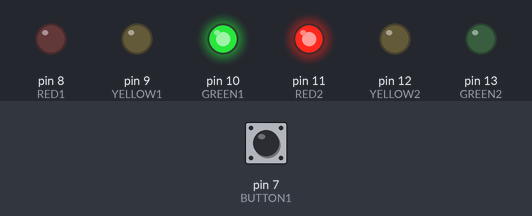
Bench run of a sketch on a simulated Arduino Uno, built with avr-gcc and run on an emulated ATmega328P. Parts: output pins drawn as LEDs (lit = HIGH). The inputs (shaded band) are chosen by the test bench; at power-on: pin 7 (BUTTON1) HIGH.

Above: at 4.8 s.
4.9 s: pin 7 (BUTTON1) pulled LOW for 0.15 s
At 5.3 s:
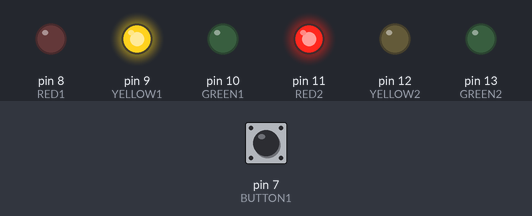
8.0 s: pin 7 (BUTTON1) pulled LOW for 1 s
At 9.5 s:
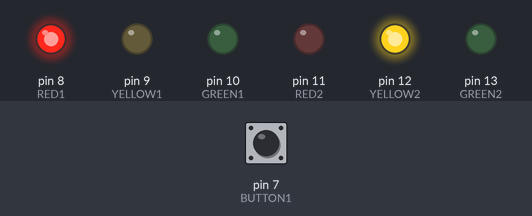
12.0 s: pin 7 (BUTTON1) pulled LOW for 3.2 s
At 13.8 s:
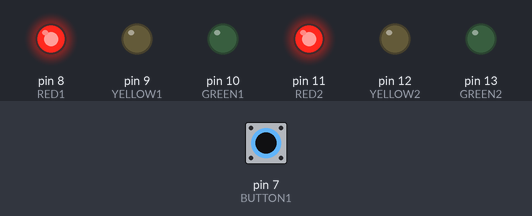
Timing chart, 0 to 26.4 s (numbered marks = the images above; inputs shaded):
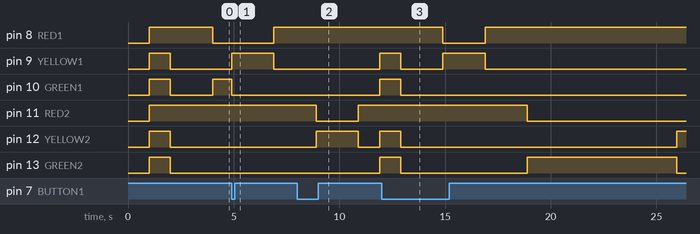

Measured:
- after the input at 4.9 s, pin 8 (RED1): LOW → HIGH after 2.0 s; pin 9 (YELLOW1): LOW → HIGH at once, → LOW 2.0 s later; pin 10 (GREEN1): HIGH → LOW at once
- after the input at 8.0 s, pin 9 (YELLOW1), pin 10 (GREEN1): LOW → HIGH after 3.9 s; pin 12 (YELLOW2): LOW → HIGH after 0.90 s, → LOW 2.0 s later, → HIGH 1.0 s later; pin 13 (GREEN2): LOW → HIGH after 3.9 s instead of 0.90 s
- after the input at 12.0 s, pin 10 (GREEN1): goes on until 12.9 s, then stays LOW; pin 11 (RED2): HIGH → LOW after 6.9 s instead of 14.0 s

The sketch:

trafficlight.ino
```cpp
#define RED1 8
#define YELLOW1 9
#define GREEN1 10
#define BUTTON1 7

#define RED2 11
#define YELLOW2 12
#define GREEN2 13
#define BUTTON2 6

void setup() {
    // Set pins to output
    pinMode(RED1, OUTPUT);
    pinMode(YELLOW1, OUTPUT);
    pinMode(GREEN1, OUTPUT);
    pinMode(RED2, OUTPUT);
    pinMode(YELLOW2, OUTPUT);
    pinMode(GREEN2, OUTPUT);

    // Set pins to input
    pinMode(BUTTON1, INPUT);
    pinMode(BUTTON2, INPUT);

    return;
}

void button (int side) {
    for (int i = 0; i < 7000; i++) {
        if (side = 1) {
            if (!digitalRead(BUTTON1)) {
                return;
            }
        } else if (side = 2) {
            if (!digitalRead(BUTTON2)) {
                return;
            }
        }
        delay(1);
    }
}

void loop () {
    // Start up sequence
    delay(1000);

    digitalWrite(RED1, HIGH);
    digitalWrite(RED2, HIGH);
    digitalWrite(YELLOW1, HIGH);
    digitalWrite(YELLOW2, HIGH);
    digitalWrite(GREEN1, HIGH);
    digitalWrite(GREEN2, HIGH);

    delay(1000);

    // Round 1

    digitalWrite(RED1, HIGH);
    digitalWrite(RED2, HIGH);
    digitalWrite(YELLOW1, LOW);
    digitalWrite(YELLOW2, LOW);
    digitalWrite(GREEN1, LOW);
    digitalWrite(GREEN2, LOW);

    delay(2000);

    digitalWrite(RED1, LOW);
    digitalWrite(GREEN1, HIGH);
    digitalWrite(RED2, HIGH);
    digitalWrite(YELLOW1, LOW);
    digitalWrite(YELLOW2, LOW);
    digitalWrite(GREEN2, LOW);

    button(1);

    digitalWrite(GREEN1, LOW);
    digitalWrite(YELLOW1, HIGH);
    digitalWrite(RED1, LOW);
    digitalWrite(RED2, HIGH);
    digitalWrite(YELLOW2, LOW);
    digitalWrite(GREEN2, LOW);

    delay(2000);

    // Round 2

    digitalWrite(YELLOW1, LOW);
    digitalWrite(RED1, HIGH);
    digitalWrite(RED2, HIGH);
    digitalWrite(YELLOW2, LOW);
    digitalWrite(GREEN1, LOW);
    digitalWrite(GREEN2, LOW);

    delay(2000);

    digitalWrite(RED2, LOW);
    digitalWrite(GREEN2, HIGH);
    digitalWrite(RED1, HIGH);
    digitalWrite(YELLOW1, LOW);
    digitalWrite(YELLOW2, LOW);
    digitalWrite(GREEN1, LOW);

    button(2);

    digitalWrite(GREEN2, LOW);
    digitalWrite(YELLOW2, HIGH);
    digitalWrite(RED1, HIGH);
    digitalWrite(RED2, LOW);
    digitalWrite(YELLOW1, LOW);
    digitalWrite(GREEN1, LOW);

    delay(2000);

    digitalWrite(YELLOW2, LOW);
    digitalWrite(RED2, HIGH);
    digitalWrite(RED1, HIGH);
    digitalWrite(YELLOW1, LOW);
    digitalWrite(GREEN1, LOW);
    digitalWrite(GREEN2, LOW);

    return;
}


    // digitalWrite(RED1, LOW);
    // digitalWrite(RED2, LOW);
    // digitalWrite(YELLOW1, LOW);
    // digitalWrite(YELLOW2, LOW);
    // digitalWrite(GREEN1, LOW);
    // digitalWrite(GREEN2, LOW);
```
